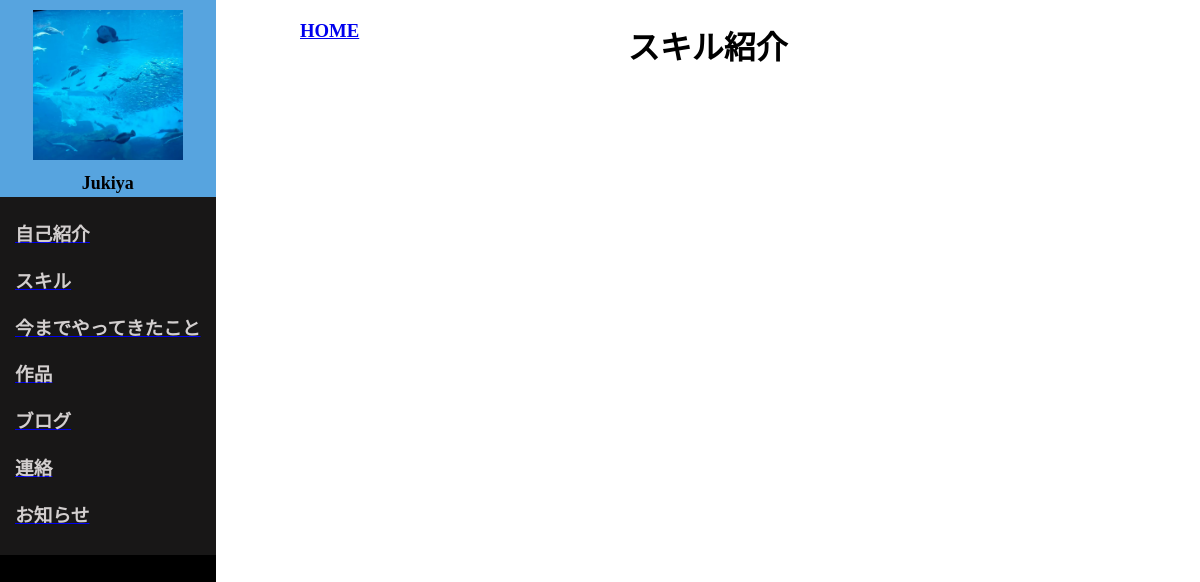
The page /skill/ on the database as committed earlier.
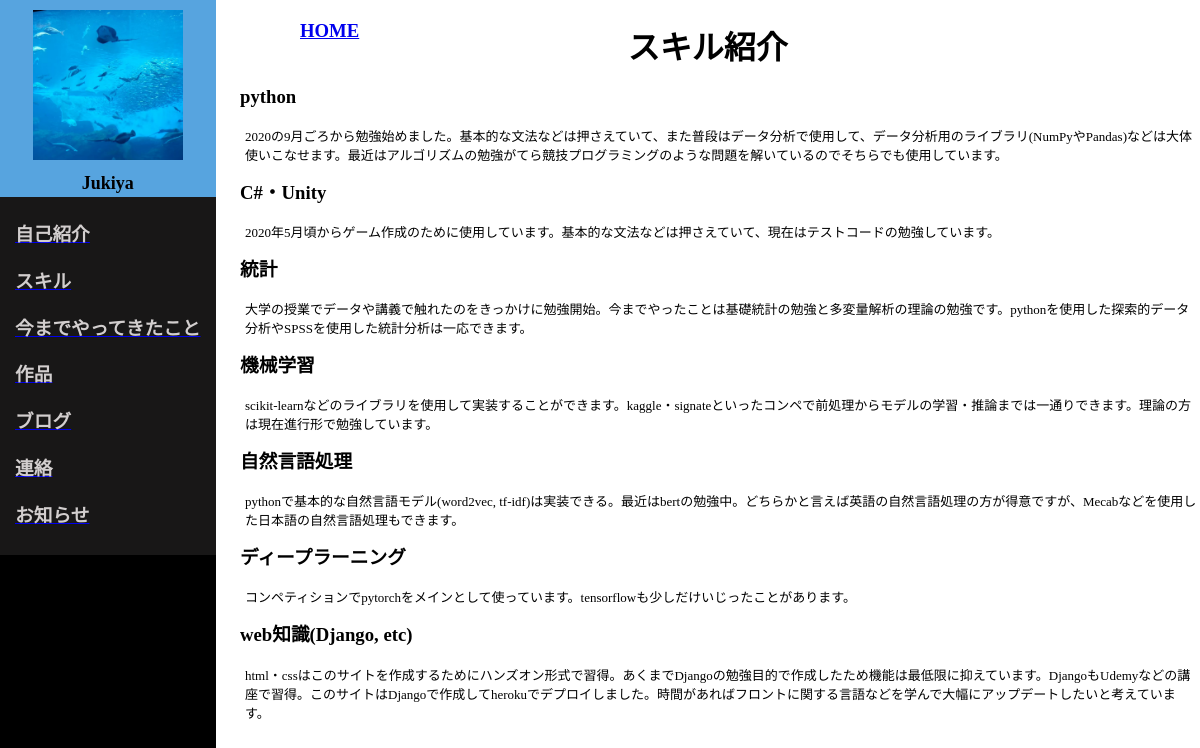
The same page on the database as committed later.
### myapp/models.py (models this page shows, shortened)
class SkillModel(models.Model):
    language = models.CharField(max_length=20, blank=True)
    period = models.CharField(
        max_length=20, blank=True, choices=period_choice)
    description = models.TextField(max_length=1000, blank=True)

### myapp/views.py (the view)
# urls.py: path("skill/", views.SkillView.as_view(), name="skill"),
class SkillView(View):
    def get(self, request, *args, **kwargs):
        skill_data = SkillModel.objects.all()
        return render(request, "myapp/skill.html", {"skill_data":skill_data})

### myapp/templates/myapp/skill.html (shortened to what this page needs)
<!DOCTYPE html>
{% load static %}
<html lang="en">
    <head>
        <link rel="stylesheet" type="text/css" href="{% static 'css/skill.css' %}">
        <div class="header">
            <div class="profile">
                <img src="/media/img/upload/my_favorite_photo.jpg" , alt="profile_icon" , width="150" , height="150">
                <h1><font color="black">Jukiya</font></h1>
            </div>
            <div class="page_link">
                <a href="{% url 'myapp:introduction' %}"><h3>自己紹介</h3></a>
                <a href="{% url 'myapp:skill' %}"><h3>スキル</h3></a>
                <a href="{% url 'myapp:experience' %}"><h3>今までやってきたこと</h3></a>
                <a href="{% url 'myapp:works' %}"><h3>作品</h3></a>
                <a href="{% url 'myapp:blog' %}"><h3>ブログ</h3></a>
                <a href="{% url 'myapp:contact' %}"><h3>連絡</h3></a>
                <a href="{% url 'myapp:news' %}"><h3>お知らせ</h3></a>
            </div>
        </div>
    </head>
    <body>
        <div class="title">
            <a href="{% url 'myapp:home' %}"><h3>HOME</h3></a>
            <h1 class="skill">スキル紹介</h1>
        </div>
        <div class="skill_content", id="skillcontent">
            {% for skill in skill_data %}
            <ul>
                <li><h3>{{skill.language}}</h3></li>
                <p>{{ skill.description | linebreaks }}</p>
            </ul>
            {% endfor %}
        </div>
    </body>
</html>

Rows that differ between the two databases and show on the page:
added SkillModel: language "python", description "2020の9月ごろから勉強始めました。基本的な文法などは押さえていて、また普段はデータ分析で使用して、データ分析用のライブラリ(NumPyやPandas)などは大体使いこなせます。最近はアルゴリズムの勉強がてら競技プログラミングのような問題を解いているのでそちらでも使用しています。"
added SkillModel: language "C#・Unity", description "2020年5月頃からゲーム作成のために使用しています。基本的な文法などは押さえていて、現在はテストコードの勉強しています。"
added SkillModel: language "統計", description "大学の授業でデータや講義で触れたのをきっかけに勉強開始。今までやったことは基礎統計の勉強と多変量解析の理論の勉強です。pythonを使用した探索的データ分析やSPSSを使用した統計分析は一応できます。"
added SkillModel: language "機械学習", description "scikit-learnなどのライブラリを使用して実装することができます。kaggle・signateといったコンペで前処理からモデルの学習・推論までは一通りできます。理論の方は現在進行形で勉強しています。"
added SkillModel: language "自然言語処理", description "pythonで基本的な自然言語モデル(word2vec, tf-idf)は実装できる。最近はbertの勉強中。どちらかと言えば英語の自然言語処理の方が得意ですが、Mecabなどを使用した日本語の自然言語処理もできます。"
added SkillModel: language "ディープラーニング", description "コンペティションでpytorchをメインとして使っています。tensorflowも少しだけいじったことがあります。"
added SkillModel: language "web知識(Django, etc)", description "html・cssはこのサイトを作成するためにハンズオン形式で習得。あくまでDjangoの勉強目的で作成したため機能は最低限に抑えています。DjangoもUdemyなどの講座で習得。このサイトはDjangoで作成してherokuでデプロイしました。時間があればフロントに関する言語などを学んで大幅にアップデートしたいと考えています。"
